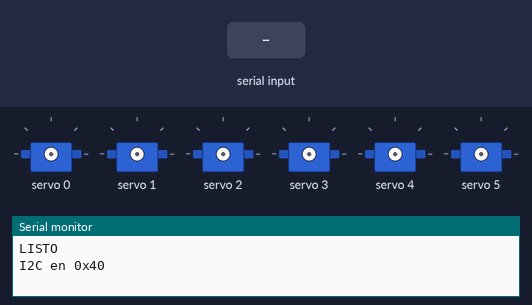
The sketch below on a simulated Arduino Uno, built with avr-gcc and run on an emulated ATmega328P. On the bench: 6 × servo, the last lines printed to the serial monitor. The test bench sets the inputs (shaded band).

Above: at 1.2 s.
1.3 s: "c 1\n" received over Serial
2.8 s: "c 150\n" received over Serial
At 4.0 s:
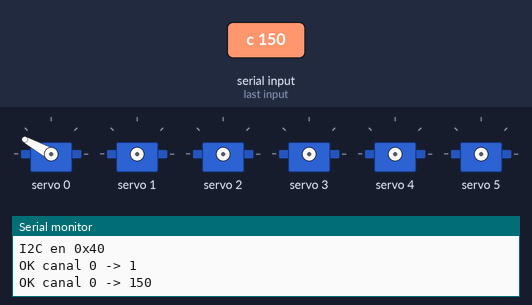
4.3 s: "c\n" received over Serial
At 5.6 s:
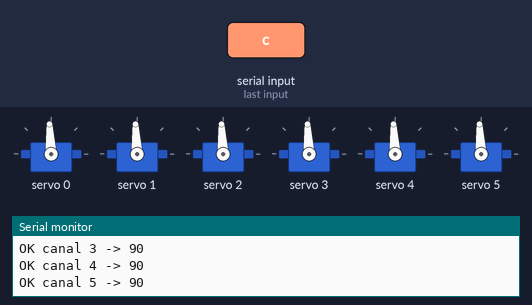
Timing chart, 0 to 7.3 s (numbered marks = the images above; inputs shaded):
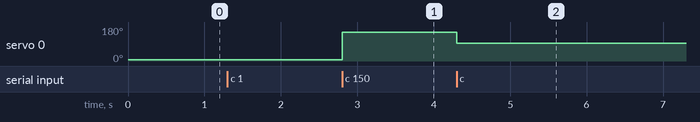

The sketch:

OjosCalibracion.ino
```cpp
// Calibración del mecanismo de ojos con PCA9685.
// Control por monitor serie (115200 baudios), una orden por línea:
//   <canal> <angulo>   mueve un canal (0-15) a un ángulo (0-180). Ej: "2 90"
//   c                  centra los canales 0-5 en 90°
//   o                  apaga la señal de todos los servos (quedan sueltos)
//   s                  busca dispositivos en el bus I2C
#include <Wire.h>
#include <Adafruit_PWMServoDriver.h>

Adafruit_PWMServoDriver pwm(0x40);

const int PULSO_MIN = 600;   // µs a 0°
const int PULSO_MAX = 2400;  // µs a 180°
const int NUM_SERVOS = 6;

void moverServo(uint8_t canal, int angulo) {
  angulo = constrain(angulo, -10, 190);   // 500–2500 µs: los SG90 aguantan un poco más que 0–180°
  pwm.writeMicroseconds(canal, PULSO_MIN + (long)(PULSO_MAX - PULSO_MIN) * angulo / 180);
  Serial.print(F("OK canal "));
  Serial.print(canal);
  Serial.print(F(" -> "));
  Serial.println(angulo);
}

void escanearI2C() {
  int encontrados = 0;
  for (uint8_t dir = 1; dir < 127; dir++) {
    Wire.beginTransmission(dir);
    if (Wire.endTransmission() == 0) {
      Serial.print(F("I2C en 0x"));
      Serial.println(dir, HEX);
      encontrados++;
    }
  }
  if (encontrados == 0) Serial.println(F("I2C: nada encontrado"));
}

void setup() {
  Serial.begin(115200);
  Wire.begin();
  pwm.begin();
  pwm.setOscillatorFrequency(27000000);
  pwm.setPWMFreq(50);
  Serial.println(F("LISTO"));
  escanearI2C();
}

void loop() {
  if (!Serial.available()) return;
  String linea = Serial.readStringUntil('\n');
  linea.trim();
  if (linea.length() == 0) return;

  if (linea == "c") {
    for (uint8_t i = 0; i < NUM_SERVOS; i++) moverServo(i, 90);
  } else if (linea == "o") {
    for (uint8_t i = 0; i < 16; i++) pwm.setPWM(i, 0, 4096);
    Serial.println(F("OK servos apagados"));
  } else if (linea == "s") {
    escanearI2C();
  } else {
    int espacio = linea.indexOf(' ');
    if (espacio < 0) {
      Serial.println(F("ERROR orden desconocida"));
      return;
    }
    int canal = linea.substring(0, espacio).toInt();
    int angulo = linea.substring(espacio + 1).toInt();
    if (canal < 0 || canal > 15) {
      Serial.println(F("ERROR canal fuera de rango"));
      return;
    }
    moverServo(canal, angulo);
  }
}
```

Measured:
- after the input at 2.8 s, servo 0: 6° → 151° at once
- after the input at 4.3 s, servo 0: 151° → 93° at once
